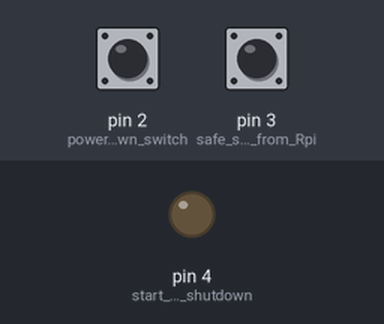
A sketch run on a simulated Arduino Uno, built with avr-gcc and run on an emulated ATmega328P. Shown: output pins drawn as LEDs (lit = HIGH). The test bench sets the inputs (shaded band); at power-on: pin 2 (power_down_switch) HIGH, pin 3 (safe_shutdown_from_Rpi) HIGH. Pins used as bus, display or sensor lines are not drawn.

Above: at 1.2 s.
1.3 s: pin 2 (power_down_switch) pulled LOW for 0.15 s
At 1.9 s:
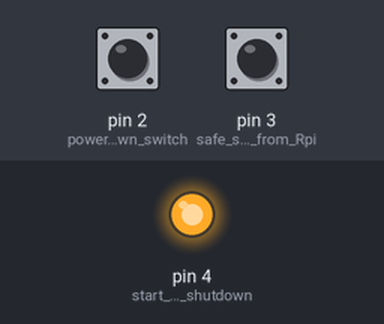
Timing chart, 0 to 4.3 s (numbered marks = the images above; inputs shaded):
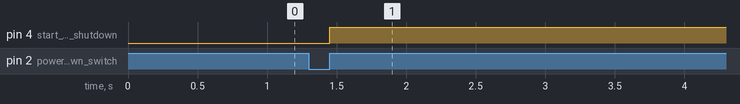

Measured:
- after the input at 1.3 s, pin 4 (start_software_shutdown): LOW → HIGH after 0.15 s

The sketch:

arduno_psu_switch.ino
```cpp
/*
// on Rpi: /boot/config.txt
// dtoverlay=gpio-shutdown,gpio_pin=22,active_low=0,gpio_pull=off
// dtoverlay=gpio-poweroff,gpiopin=17,active_high
//
// gpio22 connected <-- to D4 via a NPN transistor, 3.3v pull-up resistor.
// gpio17 connected --> to NPN transistor to D3, 5v pull-up internal to Arduino.
// both NPNs have a 1k base resistor.
*/

bool statePower = false; // start off
bool lastSwitchState = false;
bool stateSafeShutdown = false;
unsigned long lastPowerOffDelay = 0UL;


void setup() {
  pinMode(2,INPUT_PULLUP); // power down switch
  pinMode(3,INPUT_PULLUP); // safe shutdown from Rpi
  pinMode(4,OUTPUT); // start software shutdown
  digitalWrite(4,LOW);
  pinMode(5,OUTPUT); // kill power
  digitalWrite(5,LOW);
}

void loop() {
  if (digitalRead(2) == LOW && lastSwitchState == false) lastSwitchState = true;
  else if (digitalRead(2) == HIGH && lastSwitchState == true) {
    if (statePower == false) {
      statePower = true;
      digitalWrite(5,HIGH);
    } else {
      digitalWrite(4,HIGH);
      lastPowerOffDelay = millis();
      while (stateSafeShutdown == false && millis() - lastPowerOffDelay < 60000) {
        if (digitalRead(3) == LOW) stateSafeShutdown = true;
      }
      delay(5000);
      digitalWrite(5,LOW);
      statePower = false;
    }
  }
}
```
